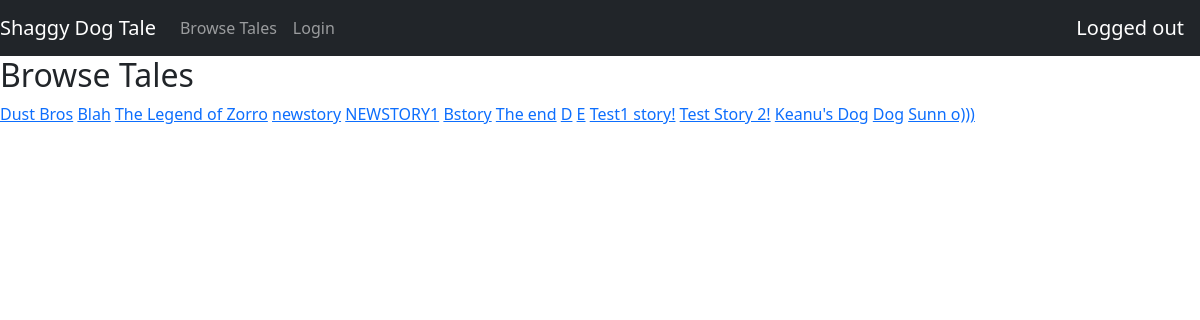
The app's page /shaggydogtale/browse with its own data.
### shaggydogtale/models.py (models this page shows, shortened)
class Story(models.Model):
    title = models.CharField(max_length=100)
    beginning = models.TextField(max_length=2000)
    middle = models.TextField(max_length=2000)
    end = models.TextField(max_length=2000)

### shaggydogtale/views.py (the view)
# urls.py: path('browse', views.Browse, name="browse"),
def Browse(request):
    stories = Story.objects.all()
    context = {
        'stories': stories
    }
    return render(request, 'shaggydogtale/browse.html', context)

### shaggydogtale/templates/shaggydogtale/browse.html
{% extends 'shaggydogtale/base.html' %}
{% block body %}
<h2>Browse Tales</h2>
    {% for story in stories %}
        <a href="{% url 'shaggydogtale:view' story.id %}">{{story.title}}</a>
    {% endfor %}
{% endblock body %}

### records on screen
Story: title "Dust Bros"
Story: title "Blah"
Story: title "The Legend of Zorro"
Story: title "newstory"
Story: title "NEWSTORY1"
Story: title "Bstory"
Story: title "The end"
Story: title "D"
Story: title "E"
Story: title "Test1 story!"
Story: title "Test Story 2!"
Story: title "Keanu's Dog"
Story: title "Dog"
Story: title "Sunn o)))"
